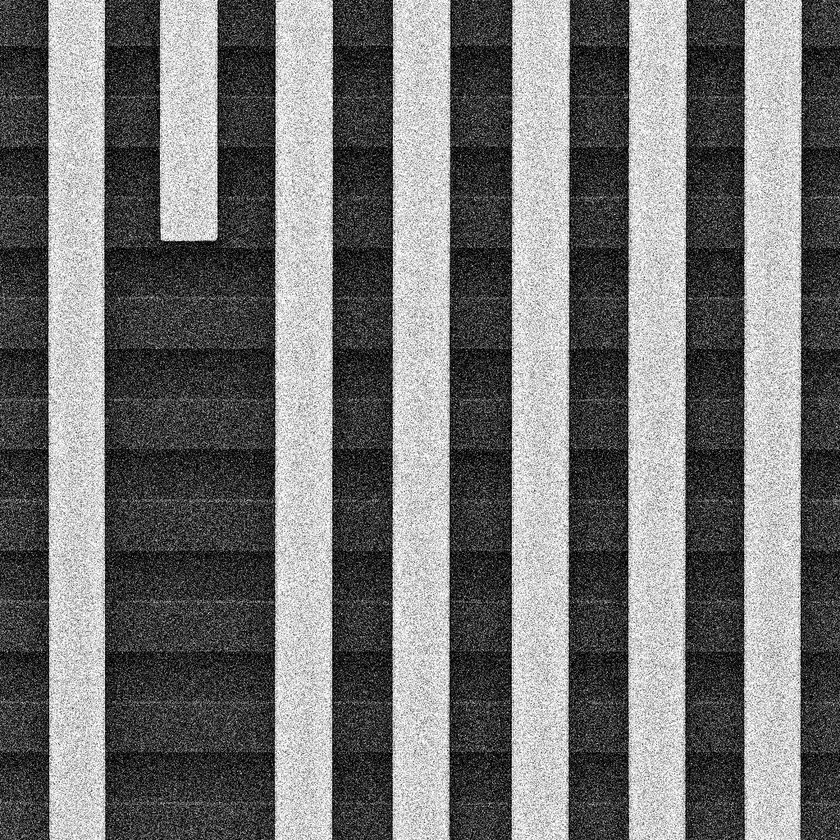
#> input picture old_versions/24_img_preprocess/sem_noisy_output_raw.jpg, 840 x 840 px, shrunk from 1024 x 1024 before the run, found by its file name
$ python 20_create_challenging_defect.py
#> lines starting #> are read from the running program, lines starting #| are printed output that depends on the picture; after the words box and inside, x2 and y2 are one past the last pixel; in counts of white or black regions, pixels touching at a corner belong together
#!/usr/bin/env python3
"""
創建更具挑戰性的缺陷圖片
在直條和橫條交界處添加亮點缺陷，並加上高斯模糊
"""

import numpy as np
from PIL import Image, ImageFilter, ImageDraw, ImageFont
import matplotlib.pyplot as plt
import matplotlib.patches as patches
from scipy.ndimage import gaussian_filter
import os


def detect_intersections(image_np):
    """檢測直條和橫條的交界處"""
    # 計算梯度找出邊緣
    grad_x = np.gradient(image_np, axis=1)
    grad_y = np.gradient(image_np, axis=0)

    # 找出強邊緣
    edge_x = np.abs(grad_x) > np.std(grad_x) * 2
    edge_y = np.abs(grad_y) > np.std(grad_y) * 2

    # 找交界點（水平和垂直邊緣都強的地方）
    intersections = edge_x & edge_y

    # 找出交界點的座標
    y_coords, x_coords = np.where(intersections)

    # 過濾和聚類相近的點
    if len(x_coords) > 0:
        points = []
        for x, y in zip(x_coords, y_coords):
            # 檢查是否與已有點太近
            too_close = False
            for px, py in points:
                if abs(x - px) < 20 and abs(y - py) < 20:
                    too_close = True
                    break
            if not too_close:
                points.append((x, y))
        return points
    return []


def add_defects_at_intersections(image_np, intersection_points, num_defects=5,
                                defect_size=(8, 15), intensity_factor=1.5):
    """在交界處添加亮點缺陷"""
    # 複製圖片
    defect_image = image_np.copy()
    defect_info = []

    # 隨機選擇一些交界點來添加缺陷
    if len(intersection_points) > num_defects:
        import random
        selected_points = random.sample(intersection_points, num_defects)
    else:
        selected_points = intersection_points

    for i, (x, y) in enumerate(selected_points):
        # 隨機調整缺陷大小
        w = defect_size[0] + np.random.randint(-2, 3)
        h = defect_size[1] + np.random.randint(-5, 6)

        # 確保不超出邊界
        x1 = max(0, x - w//2)
        y1 = max(0, y - h//2)
        x2 = min(image_np.shape[1], x1 + w)
        y2 = min(image_np.shape[0], y1 + h)

        # 獲取該區域的平均亮度
        region = defect_image[y1:y2, x1:x2]
        avg_brightness = np.mean(region)

        # 創建缺陷（亮點）
        defect_brightness = avg_brightness * intensity_factor

        # 添加一些隨機變化，使缺陷更自然
        noise = np.random.normal(0, 5, region.shape)
        defect_region = np.clip(defect_brightness + noise, 0, 255)

        # 應用到圖片
        defect_image[y1:y2, x1:x2] = defect_region

        # 記錄缺陷位置
        defect_info.append({
            'id': i + 1,
            'bbox': (x1, y1, x2-x1, y2-y1),
            'center': (x, y),
            'brightness': np.mean(defect_region)
        })

    return defect_image, defect_info


def create_challenging_defect_image():
    """創建具有挑戰性的缺陷圖片"""
    # 讀取原始圖片
    input_path = 'Img_preprocess/sem_noisy_output_raw.jpg'
    if not os.path.exists(input_path):
        print(f"Error: {input_path} not found!")
        return

    # 讀取圖片
    img = Image.open(input_path).convert('L')
#> img is the input picture: PIL image 840x840 L; min 0, max 255, mean 115.3
    img_np = np.array(img)

    print(f"Original image shape: {img_np.shape}")
#| Original image shape: (840, 840)

    # 1. 先找出交界點
    print("Detecting intersections...")
    intersection_points = detect_intersections(img_np)
#> in detect_intersections, `grad_y = np.gradient(image_np, axis=0)`:
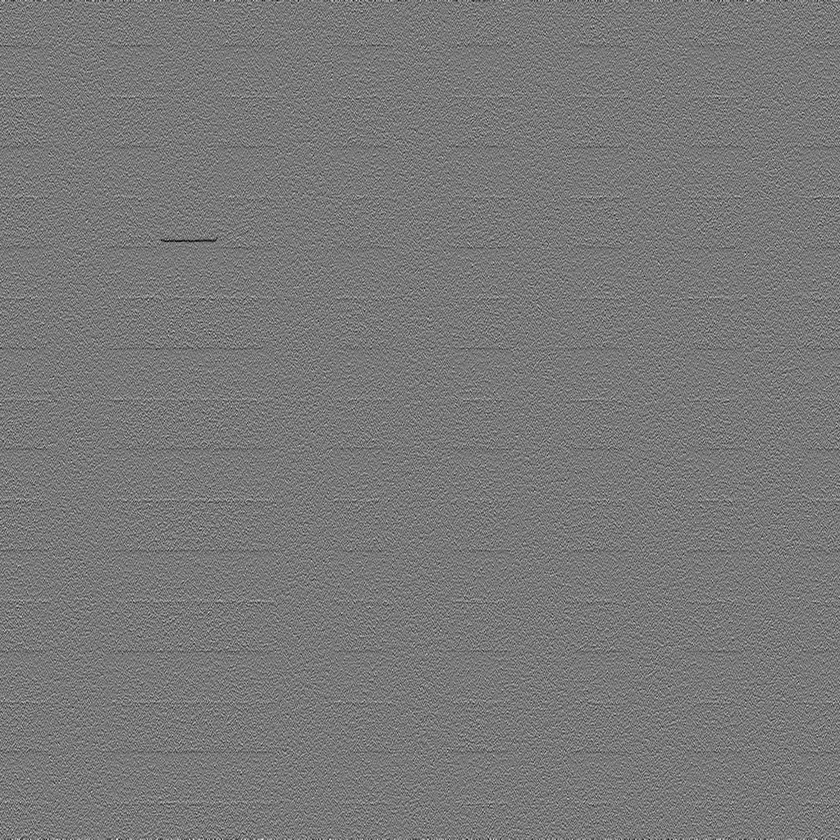
#> grad_y: shape (840, 840) float64; min -127, max 140, mean 0; drawn with min black and max white
#> in detect_intersections, `edge_x = np.abs(grad_x) > np.std(grad_x) * 2`:
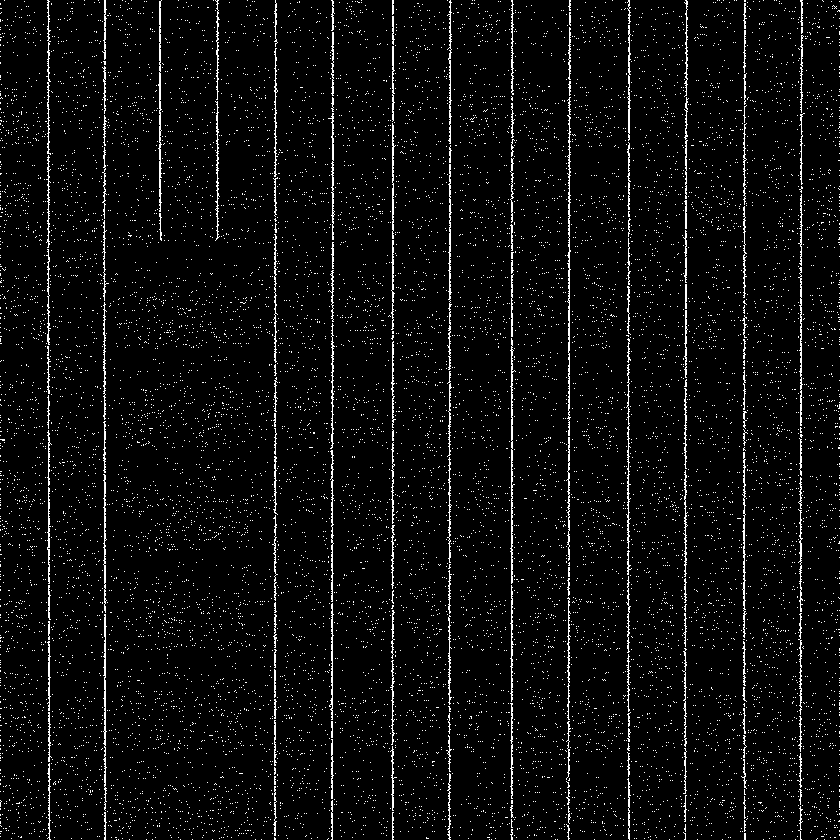
#> edge_x: shape (840, 840) bool; 4.4% white in thin lines or dots
#> in detect_intersections, `edge_y = np.abs(grad_y) > np.std(grad_y) * 2`:
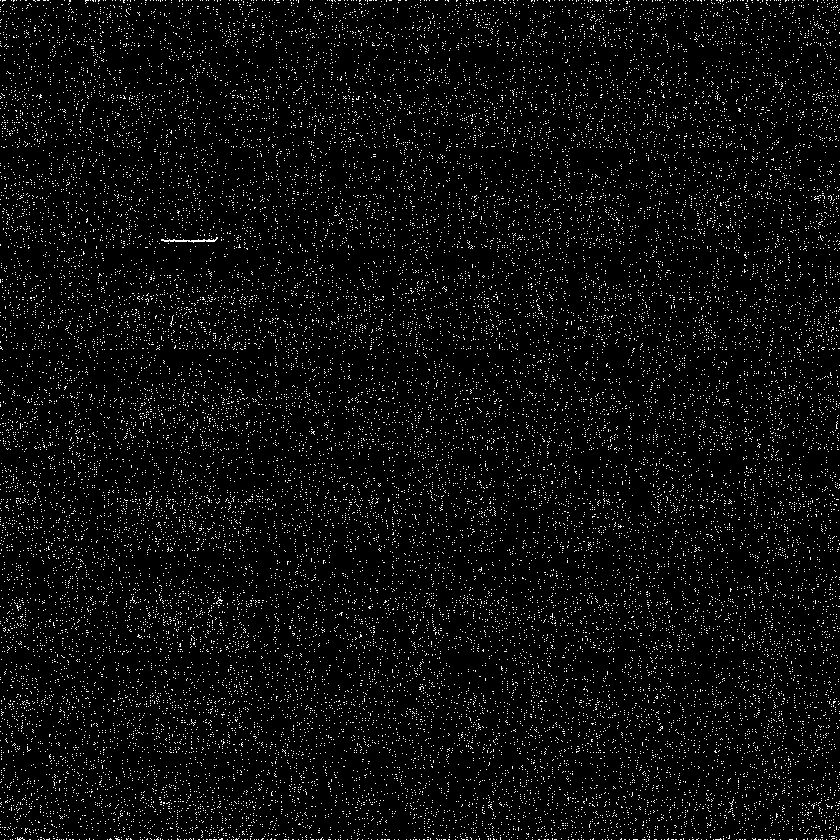
#> edge_y: shape (840, 840) bool; 4.8% white in thin lines or dots
#> in detect_intersections, `intersections = edge_x & edge_y`:
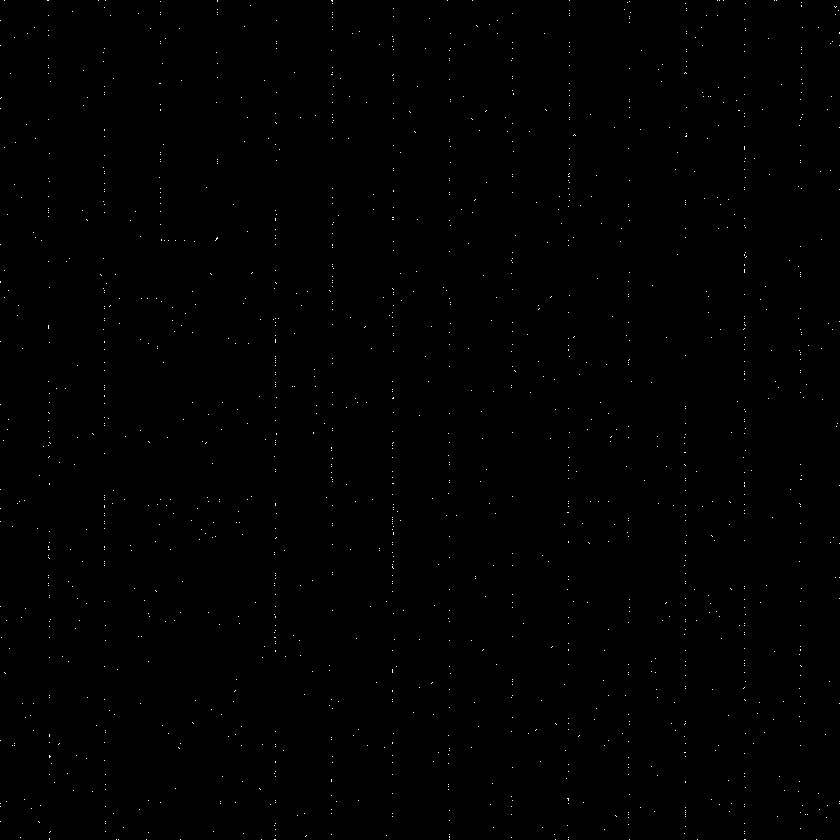
#> intersections: shape (840, 840) bool; 0.24% white in thin lines or dots
#> in detect_intersections, `y_coords, x_coords = np.where(intersections)`: y_coords = 1677 values from 0 to 839; x_coords = 1677 values, max 839 at index 83, min 0 at index 62, mean 423.8
#> the loop in detect_intersections, `for x, y in zip(x_coords, y_coords):` made 1677 passes
#> (x, y) on passes 1 to 3: (4, 0), (47, 0), (48, 0)
#> after the loop in detect_intersections, `for x, y in zip(x_coords, y_coords):`: points = 602 pairs, first value 0 to 839, second value 0 to 839
#> intersection_points has the same summary as points in detect_intersections
    print(f"Found {len(intersection_points)} intersection points")
#| Found 602 intersection points

    # 2. 添加缺陷
    print("Adding defects at intersections...")
    defect_image, defect_info = add_defects_at_intersections(
        img_np,
        intersection_points,
        num_defects=8,  # 添加8個缺陷
        defect_size=(10, 20),
        intensity_factor=1.4
    )
#> in add_defects_at_intersections, `selected_points = random.sample(intersection_points, num_defects)`: selected_points = [(449, 557), (180, 612), (0, 45), (628, 360), (825, 734), (474, 702), (275, 594), (587, 429)]
#> the loop in add_defects_at_intersections, `for i, (x, y) in enumerate(selected_points):` made 8 passes
#> (x, y, w, h, x1, y1, x2, y2) on passes 1 to 8: (449, 557, 12, 20, 443, 547, 455, 567), (180, 612, 11, 18, 175, 603, 186, 621), (0, 45, 11, 15, 0, 38, 11, 53), (628, 360, 12, 24, 622, 348, 634, 372), (825, 734, 10, 22, 820, 723, 830, 745), (474, 702, 10, 22, 469, 691, 479, 713), (275, 594, 12, 20, 269, 584, 281, 604), (587, 429, 10, 20, 582, 419, 592, 439)
#> after the loop in add_defects_at_intersections, `for i, (x, y) in enumerate(selected_points):`:
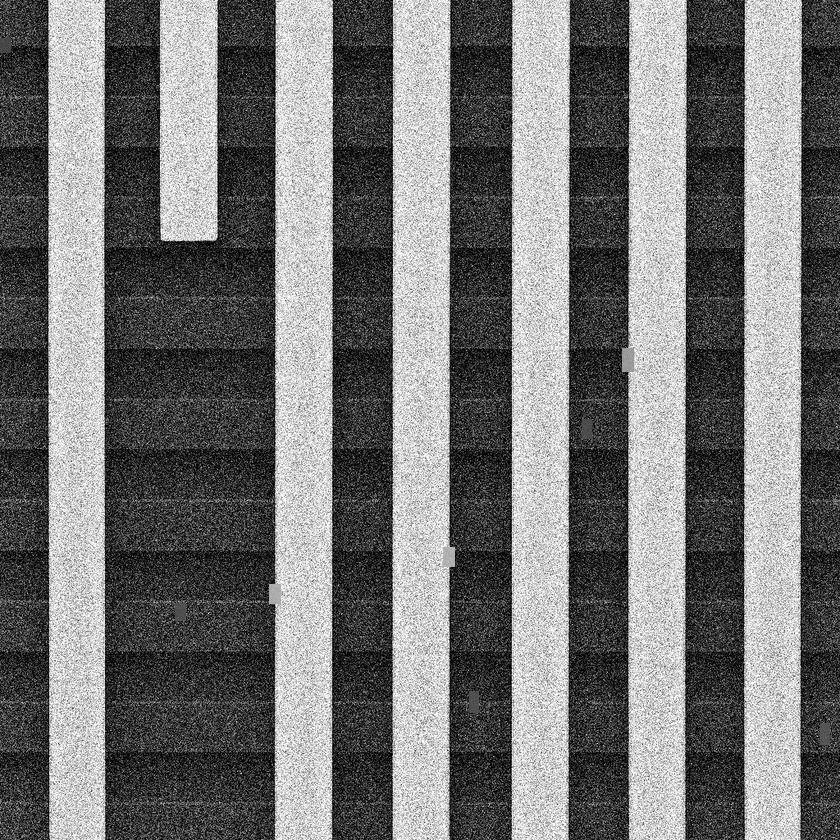
#> defect_image: shape (840, 840); 0.25% of pixels changed, all inside (x1, y1, x2, y2) = (0, 38, 830, 745)
#> after the loop in add_defects_at_intersections, `for i, (x, y) in enumerate(selected_points):`: defect_info = 8 items
#> defect_info = 8 items

    # 3. 應用高斯模糊
    print("Applying Gaussian blur...")
    blurred_image = gaussian_filter(defect_image, sigma=0.8)

    # 4. 添加一些額外的雜訊使圖片更真實
    noise = np.random.normal(0, 2, blurred_image.shape)
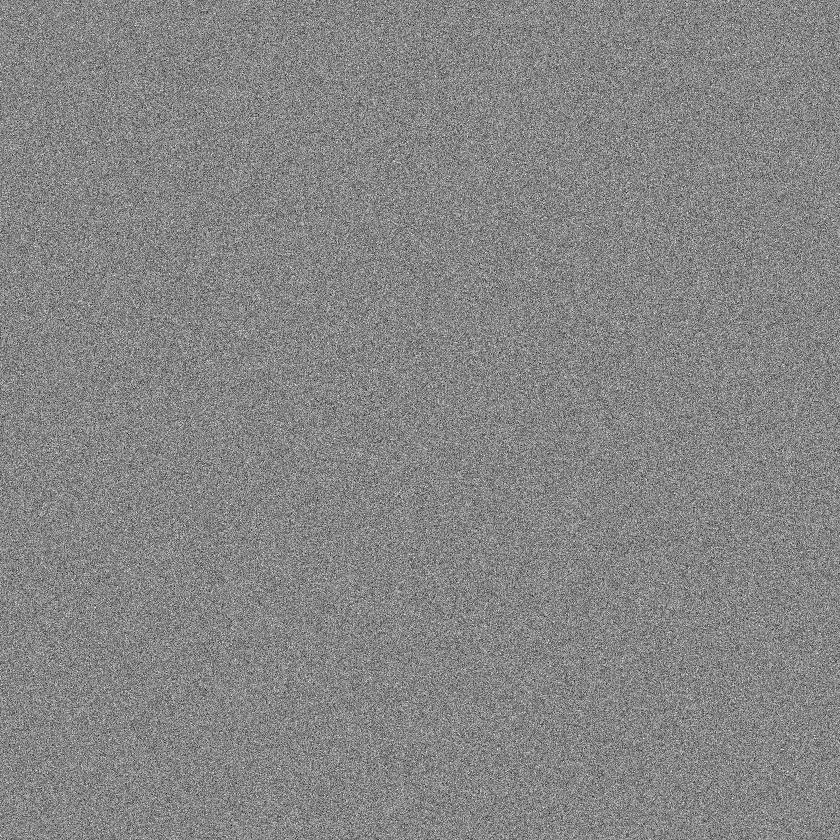
#> noise: shape (840, 840) float64; min -9.99, max 9.04, mean 0.00318; drawn with min black and max white
    final_image = np.clip(blurred_image + noise, 0, 255).astype(np.uint8)

    # 5. 保存結果
    output_path = 'challenging_defect_image.jpg'
    Image.fromarray(final_image).save(output_path)
    print(f"Saved defect image as: {output_path}")

    # 6. 創建標註圖
    fig, (ax1, ax2) = plt.subplots(1, 2, figsize=(16, 8))

    # 左圖：原始圖片
    ax1.imshow(img_np, cmap='gray')
    ax1.set_title('Original Image', fontsize=14)
    ax1.axis('off')

    # 右圖：缺陷圖片with標註
    ax2.imshow(final_image, cmap='gray')
    ax2.set_title(f'Challenging Defect Image ({len(defect_info)} defects)', fontsize=14)

    # 標註缺陷位置
    for defect in defect_info:
        x, y, w, h = defect['bbox']
        rect = patches.Rectangle((x, y), w, h, linewidth=2,
                               edgecolor='red', facecolor='none')
        ax2.add_patch(rect)

        # 添加標籤
        ax2.text(x + w/2, y - 5, f"D{defect['id']}",
                color='red', fontsize=10, ha='center',
                bbox=dict(boxstyle="round,pad=0.3", facecolor="yellow", alpha=0.8))
#> this loop made 8 passes
#> (x, y, w, h) on passes 1 to 8: (443, 547, 12, 20), (175, 603, 11, 18), (0, 38, 11, 15), (622, 348, 12, 24), (820, 723, 10, 22), (469, 691, 10, 22), (269, 584, 12, 20), (582, 419, 10, 20)

    ax2.axis('off')

    plt.tight_layout()
    plt.savefig('challenging_defect_annotated.png', dpi=150, bbox_inches='tight')
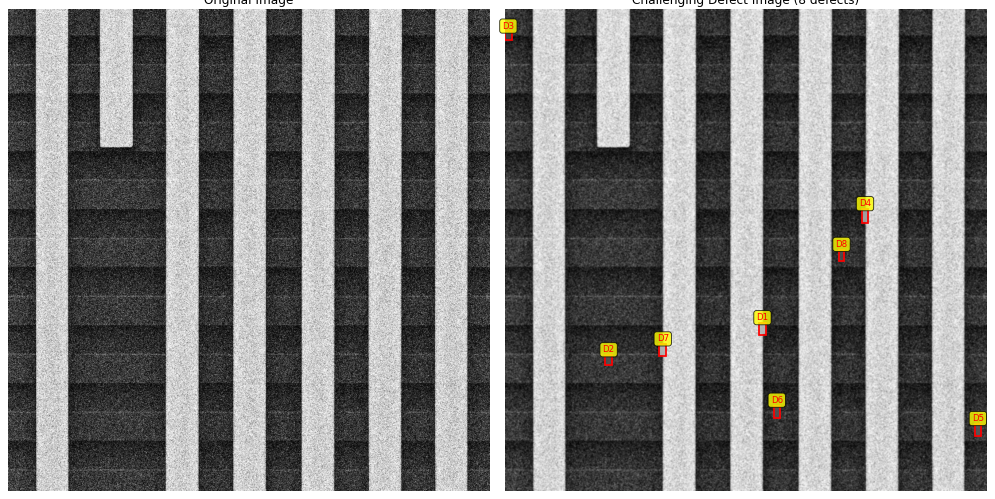
#> figure drawn by matplotlib, 2 panels
    plt.close()

    # 7. 保存缺陷信息
    print("\nDefect Information:")
    print("=" * 50)
    for defect in defect_info:
        x, y, w, h = defect['bbox']
        print(f"Defect {defect['id']}:")
        print(f"  Location: ({x}, {y})")
        print(f"  Size: {w} x {h}")
        print(f"  Brightness: {defect['brightness']:.1f}")
        print(f"  Bbox: ({x}, {y}, {x+w}, {y+h})")
        print()

    # 保存缺陷信息到文件
    with open('defect_locations.txt', 'w') as f:
        f.write("Defect Locations for challenging_defect_image.jpg\n")
        f.write("=" * 50 + "\n\n")
        for defect in defect_info:
            x, y, w, h = defect['bbox']
            f.write(f"Defect {defect['id']}:\n")
            f.write(f"  Bbox (x, y, w, h): ({x}, {y}, {w}, {h})\n")
            f.write(f"  Top-left: ({x}, {y})\n")
            f.write(f"  Bottom-right: ({x+w}, {y+h})\n")
            f.write(f"  Center: {defect['center']}\n")
            f.write(f"  Brightness: {defect['brightness']:.1f}\n\n")

    print(f"\nDefect locations saved to: defect_locations.txt")
    print(f"Annotated image saved as: challenging_defect_annotated.png")


if __name__ == "__main__":
    create_challenging_defect_image()
